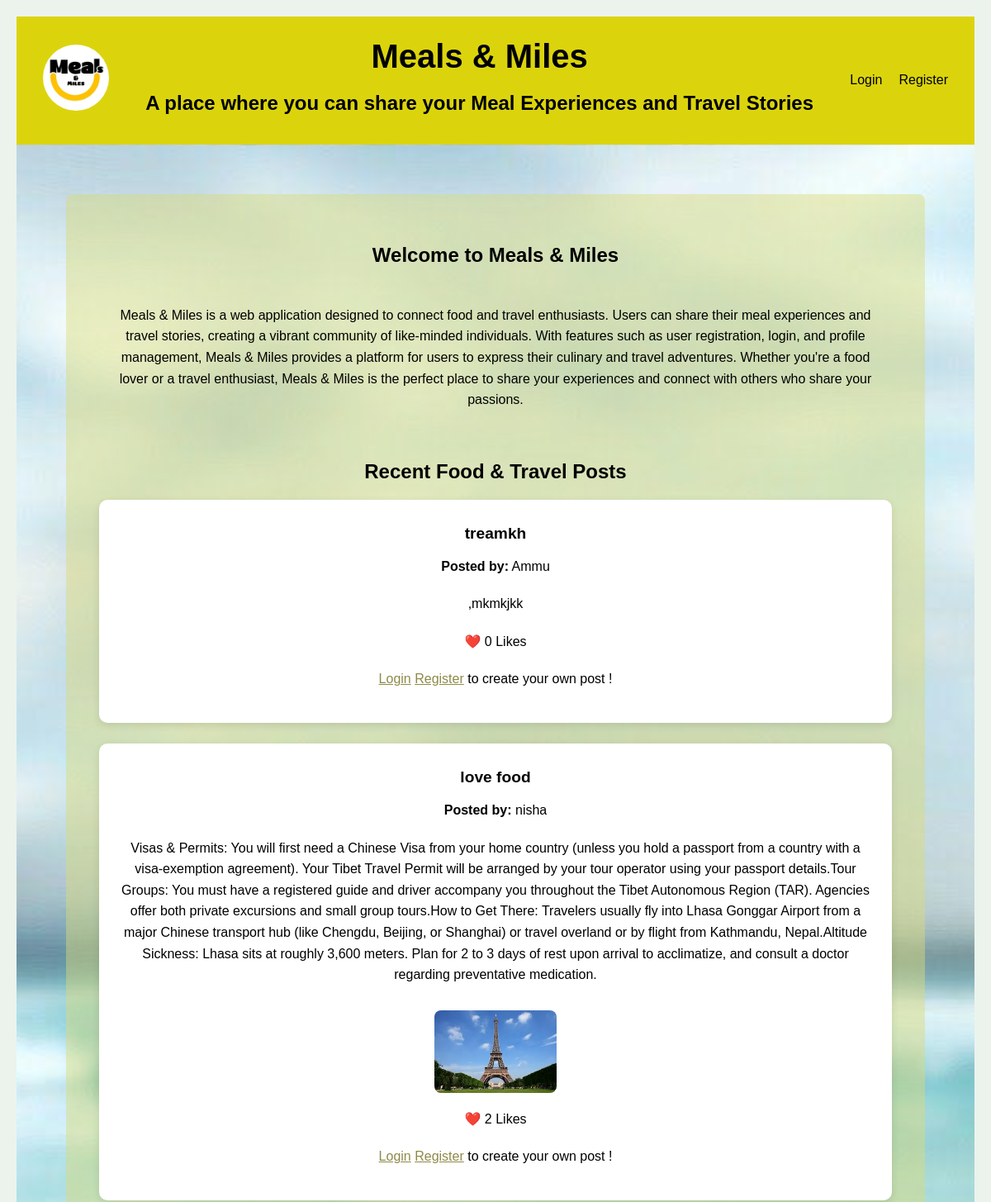
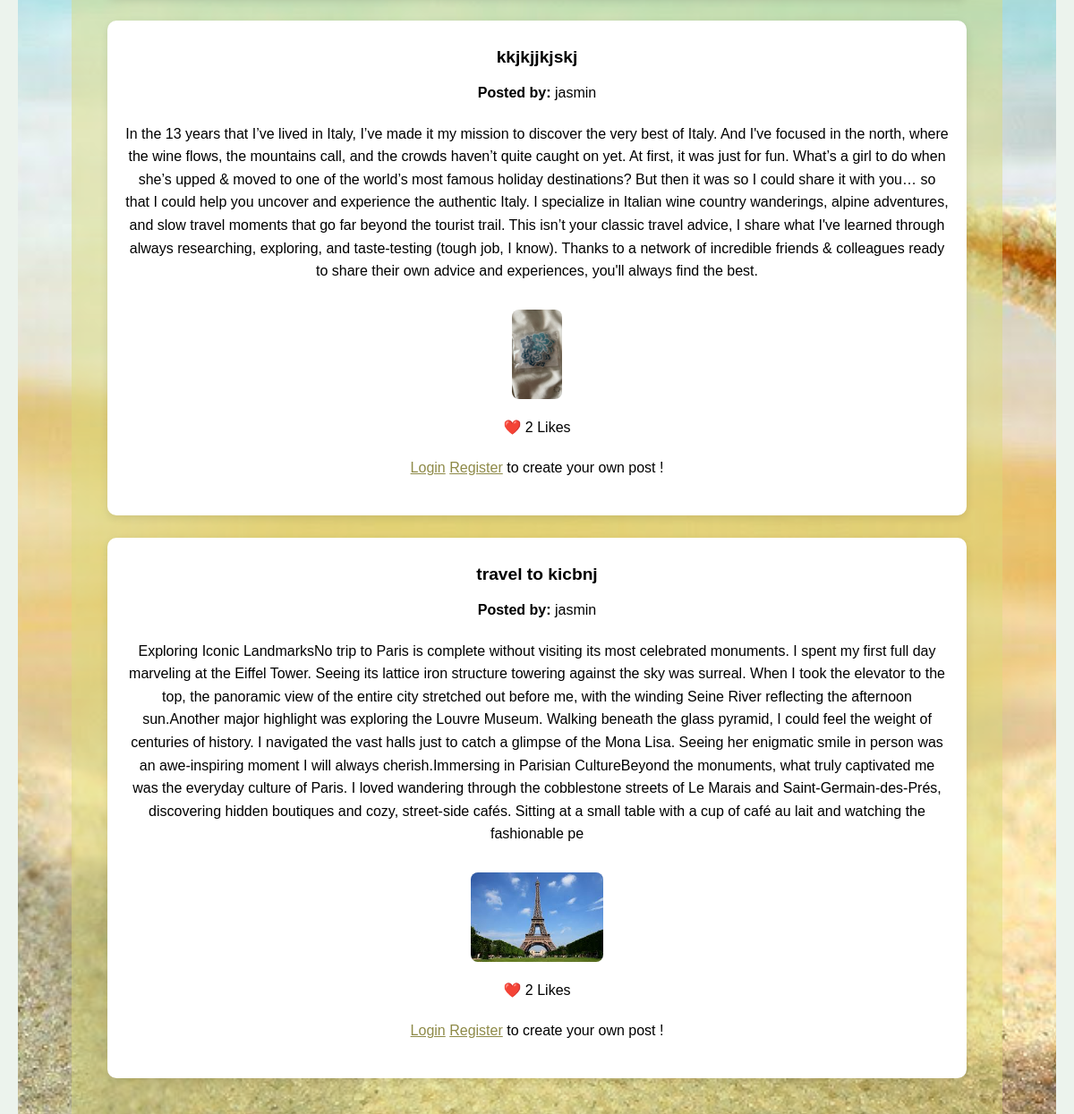
Before: / (upper part) with the older database file (2 pictures, top to bottom).
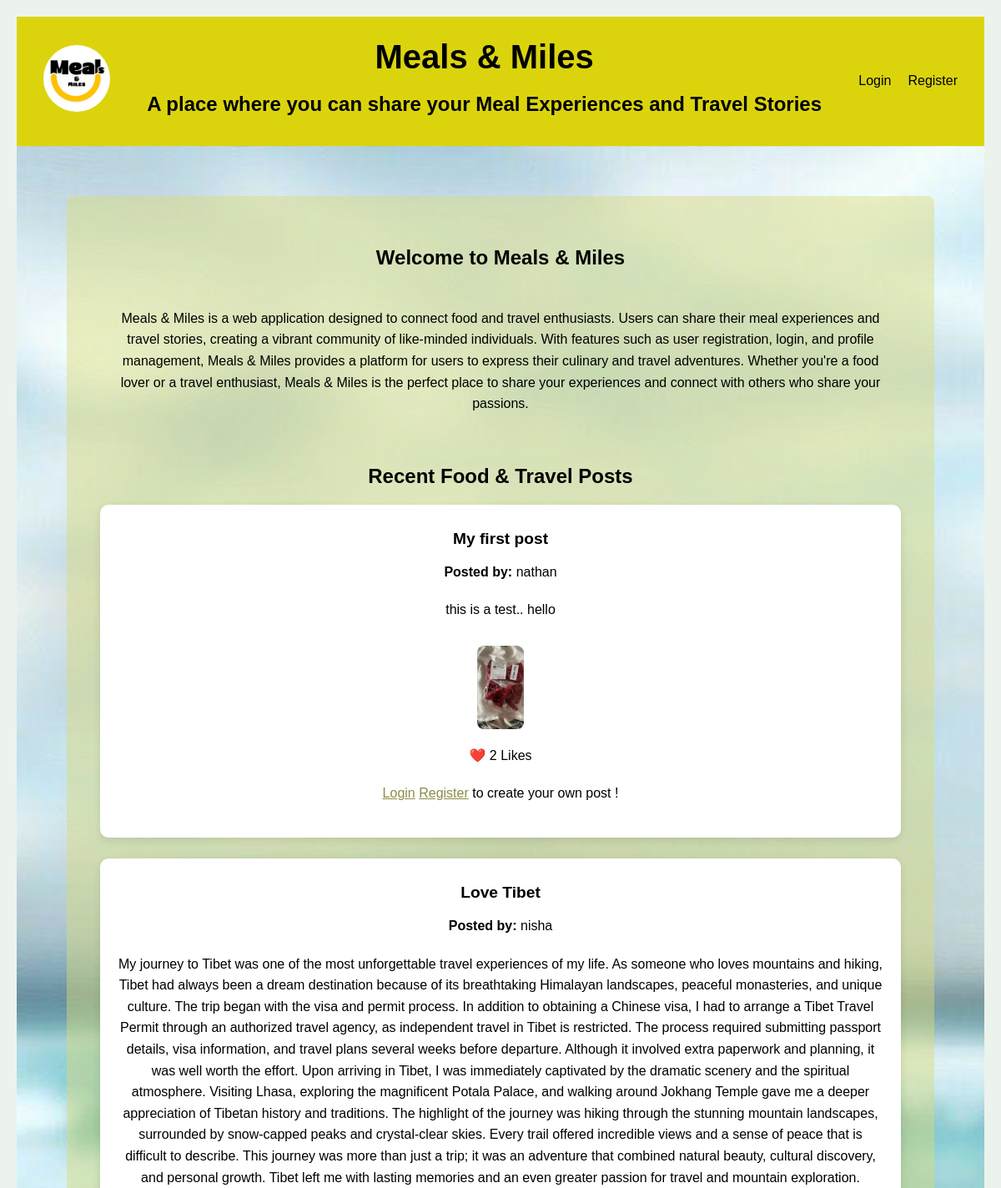
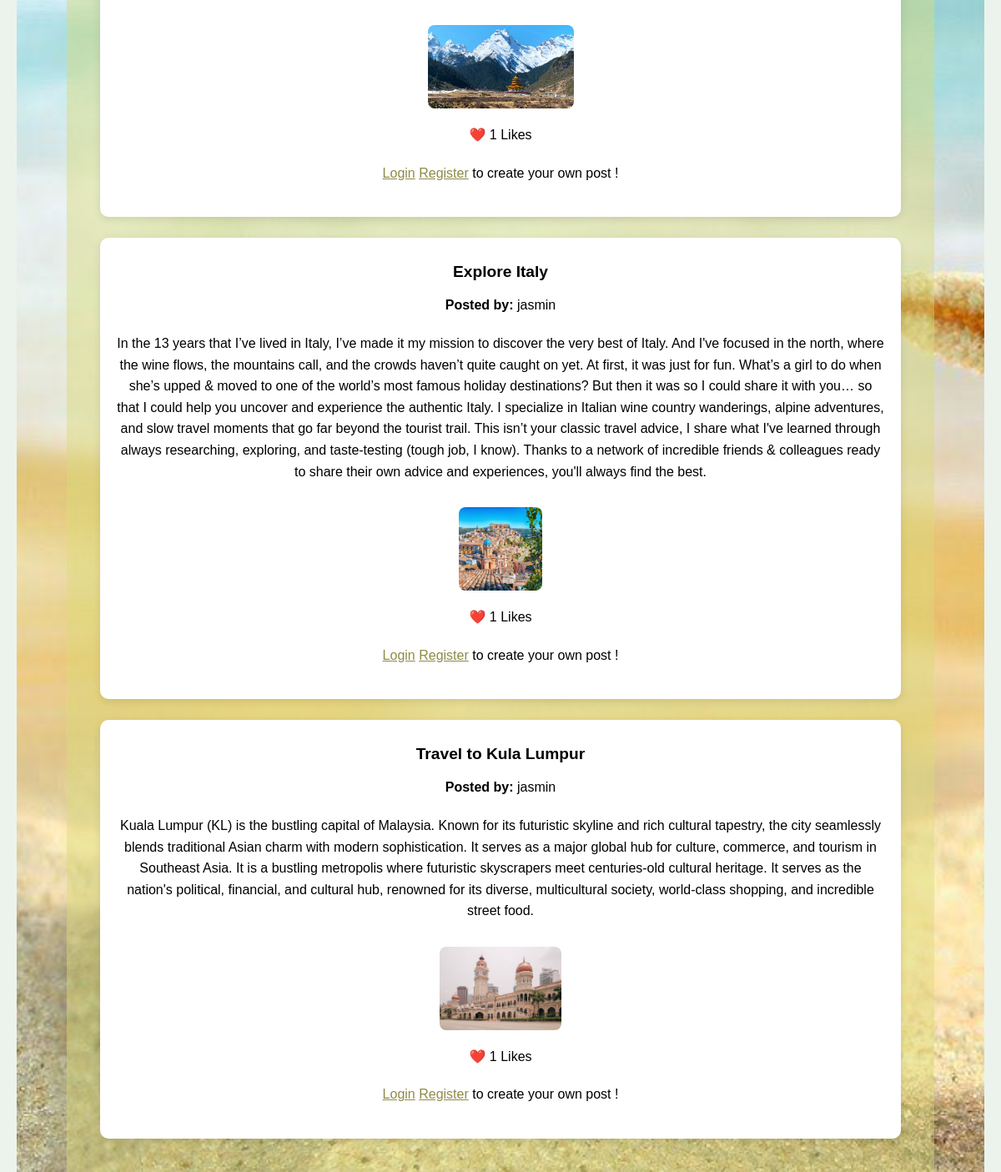
After: the same page with the newer database file (2 pictures, top to bottom).
### Database/models.py (models this page shows)
class Post(db.Model):
        id = db.Column(db.Integer, primary_key=True)
        title = db.Column(db.String(200))
        content = db.Column(db.Text)
        image = db.Column(db.String(255))
        user_id = db.Column(db.Integer, db.ForeignKey('user.id'))
        likes = db.relationship('Like',backref='post', lazy=True, cascade="all, delete-orphan")
        comments = db.relationship('Comment',backref='post', lazy=True, cascade="all, delete-orphan")

class User(db.Model, UserMixin):
    id = db.Column(db.Integer, primary_key=True)
    posts = db.relationship('Post', backref='author', lazy=True , cascade="all, delete-orphan")
    comments = db.relationship('Comment', backref='user', lazy=True, cascade="all, delete-orphan")
    likes = db.relationship('Like', backref='user', lazy=True, cascade="all, delete-orphan")
    username = db.Column( db.String(150),unique=True, nullable=False)
    email = db.Column(db.String(150), unique=True, nullable=False)
    password = db.Column( db.String(255), nullable=False )
    profile_pic = db.Column(db.String(255),
        default='images/Default-Profile-Picture.png')
    name = db.Column(db.String(100))
    age = db.Column(db.Integer)
    gender = db.Column(db.String(20))
    place = db.Column(db.String(100))
    interests = db.Column(db.String(300))
    specify = db.Column(db.String(300))
    cuisine = db.Column(db.String(100))
    about_me = db.Column(db.Text)
    profile_description = db.Column(db.Text)

### Database/views.py (the view)
@views.route('/')
def home():
    posts = Post.query.order_by(Post.id.desc()).all()
    return render_template('login.html', posts=posts)

### Database/templates/login.html (shortened to what this page needs)
<!DOCTYPE html>
<html lang="en">
    <head>
        <link rel="stylesheet" href="../static/css/login.css"/>
        <link rel="stylesheet" href="https://cdnjs.cloudflare.com/ajax/libs/font-awesome/6.5.1/css/all.min.css">
    </head>
    <body>
        <nav class="navbar">
            <div class="nav-left">
                 <img src="{{ url_for('static', filename='images/logo.png') }}" alt="LOGO" class="logo">
            </div>
            <div class="nav-center">
                <h1 class="main-heading">Meals & Miles</h1>
                <h2>A place where you can share your Meal Experiences and Travel Stories</h2>
            </div>
            <div class="nav-right" id= "navRight">
                <a href="#login-form">Login</a>
                <a href="/register">Register</a>
            </div>
        </nav>
        <section class="hero">
            <div class="hero-content">
                <h2>Welcome to Meals & Miles</h2>
                <div class="about">
                <p>Meals & Miles is a web application designed to connect food and travel enthusiasts.
                    Users can share their meal experiences and travel stories, creating a vibrant community of like-minded individuals.
                    With features such as user registration, login, and profile management, Meals & Miles provides a platform for users
                    to express their culinary and travel adventures.
                    Whether you're a food lover or a travel enthusiast, Meals & Miles is the perfect
                    place to share your experiences and connect with others who share your passions.</p>
                </div>
                <section class="public-feed">
                    <h2>Recent Food & Travel Posts</h2>
                        {% for post in posts %}
                        <div class="feed-post">
                            <h3>{{ post.title }}</h3>
                            <p><strong>Posted by:</strong> {{ post.author.username }} </p>
                            <p>{{ post.content }}</p>
                            {% if post.image %}
                            <img src="{{ url_for('static', filename=post.image) }}"class="feed-image">
                            {% endif %}
                            <div class="feed-actions">
                                <p>❤️ {{ post.likes|length }} Likes</p>
                                <p>
                                    <a href="#login-form">Login</a>
                                    <a href="/register">Register</a> to create your own post !
                                </p>
                            </div>
                        </div>
                        {% endfor %}
                </section>
        </section>
    </body>
</html>

Changed rows visible on the page:
removed Post: title "treamkh", author.username "Ammu", content ",mkmkjkk", likes|length "0"
added Post: title "My first post", author.username "nathan", content "this is a test.. hello", image (picture), likes|length "2"
changed Post "nisha": title "love food" → "Love Tibet"; content "Visas & Permits: You will first need a Chinese Visa from your home country (unless you hold a passport from a country with a visa-exemption agreement). Your Tibet Travel Permit will be arranged by your tour operator using your passport details.Tour Groups: You must have a registered guide and driver accompany you throughout the Tibet Autonomous Region (TAR). Agencies offer both private excursions and small group tours.How to Get There: Travelers usually fly into Lhasa Gonggar Airport from a major Chinese transport hub (like Chengdu, Beijing, or Shanghai) or travel overland or by flight from Kathmandu, Nepal.Altitude Sickness: Lhasa sits at roughly 3,600 meters. Plan for 2 to 3 days of rest…" → "My journey to Tibet was one of the most unforgettable travel experiences of my life. As someone who loves mountains and hiking, Tibet had always been a dream destination because of its breathtaking Himalayan landscapes, peaceful monasteries, and unique culture. The trip began with the visa and permit process. In addition to obtaining a Chinese visa, I had to arrange a Tibet Travel Permit through an authorized travel agency, as independent travel in Tibet is restricted. The process required submitting passport details, visa information, and travel plans several weeks before departure. Although it involved extra paperwork and planning, it was well worth the effort. Upon arriving in Tibet, I…"; image: a different picture; likes|length "2" → "1"
changed Post: title "kkjkjjkjskj" → "Explore Italy"; image: a different picture; likes|length "2" → "1"
changed Post: title "travel to kicbnj" → "Travel to Kula Lumpur"; content "Exploring Iconic LandmarksNo trip to Paris is complete without visiting its most celebrated monuments. I spent my first full day marveling at the Eiffel Tower. Seeing its lattice iron structure towering against the sky was surreal. When I took the elevator to the top, the panoramic view of the entire city stretched out before me, with the winding Seine River reflecting the afternoon sun.Another major highlight was exploring the Louvre Museum. Walking beneath the glass pyramid, I could feel the weight of centuries of history. I navigated the vast halls just to catch a glimpse of the Mona Lisa. Seeing her enigmatic smile in person was an awe-inspiring moment I will always cherish.Immersing in…" → "Kuala Lumpur (KL) is the bustling capital of Malaysia. Known for its futuristic skyline and rich cultural tapestry, the city seamlessly blends traditional Asian charm with modern sophistication. It serves as a major global hub for culture, commerce, and tourism in Southeast Asia. It is a bustling metropolis where futuristic skyscrapers meet centuries-old cultural heritage. It serves as the nation's political, financial, and cultural hub, renowned for its diverse, multicultural society, world-class shopping, and incredible street food."; image: a different picture; likes|length "2" → "1"
